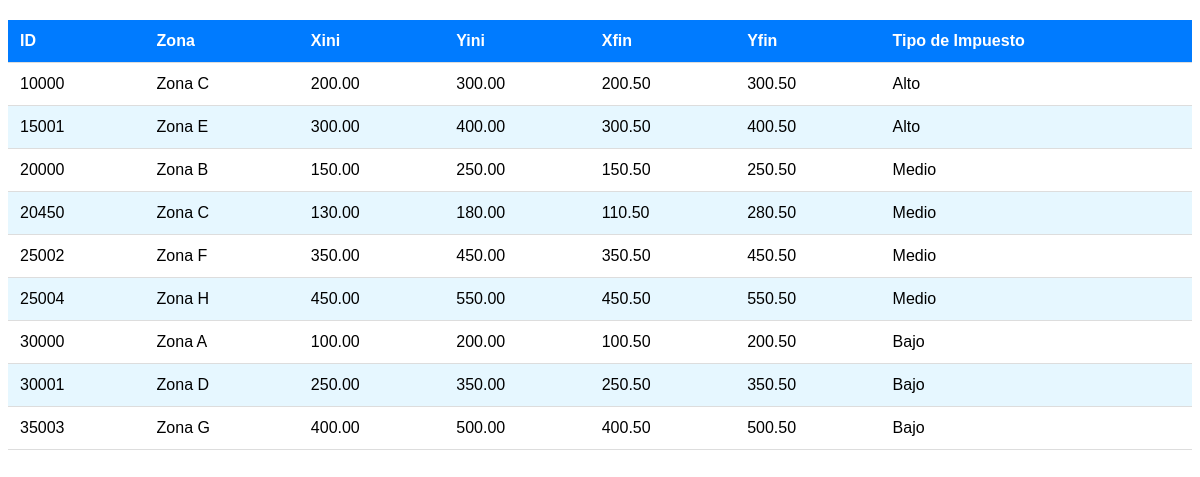
The app's page /preg4/admin.php with its own data.
### tables this page shows
CREATE TABLE `catastro` (
  `id` int(11) NOT NULL,
  `Xfin` decimal(10,2) DEFAULT NULL,
  `Xini` decimal(10,2) DEFAULT NULL,
  `Yfin` decimal(10,2) DEFAULT NULL,
  `Yini` decimal(10,2) DEFAULT NULL,
  `zona` varchar(100) DEFAULT NULL
);

### preg4/admin.php (the view, shortened to what this page needs)
<?php
include 'conexion.inc.php';
$sql = "SELECT * FROM catastro";
$result = mysqli_query($con, $sql);
echo '<table class="table">';
echo '<thead>';
echo '<tr>';
echo '<th>ID</th>';
echo '<th>Zona</th>';
echo '<th>Xini</th>';
echo '<th>Yini</th>';
echo '<th>Xfin</th>';
echo '<th>Yfin</th>';
echo '<th>Tipo de Impuesto</th>';
echo '</tr>';
echo '</thead>';
echo '<tbody>';
while ($fila = mysqli_fetch_assoc($result)) {
    $codigoCatastral = $fila['id'];
    if (substr($codigoCatastral, 0, 1) == '1') {
        $tipoImpuesto = 'Alto';
    } elseif (substr($codigoCatastral, 0, 1) == '2') {
        $tipoImpuesto = 'Medio';
    } elseif (substr($codigoCatastral, 0, 1) == '3') {
        $tipoImpuesto = 'Bajo';
    } else {
        $tipoImpuesto = 'Desconocido';
    }
    echo '<tr>';
    echo '<td>' . $fila['id'] . '</td>';
    echo '<td>' . $fila['zona'] . '</td>';
    echo '<td>' . $fila['Xini'] . '</td>';
    echo '<td>' . $fila['Yini'] . '</td>';
    echo '<td>' . $fila['Xfin'] . '</td>';
    echo '<td>' . $fila['Yfin'] . '</td>';
    echo '<td>' . $tipoImpuesto . '</td>';
    echo '</tr>';
}
echo '</tbody>';
echo '</table>';
?>

### preg4/admin.php (style rules this page uses)
table { width: 100%; border-collapse: collapse; margin: 20px 0; font-size: 1em; font-family: Arial, sans-serif; }
th, td { padding: 12px; text-align: left; border-bottom: 1px solid #ddd; }
th { background-color: #007BFF; color: white; }
tbody tr:nth-child(even) { background-color: #e6f7ff; }

### records on screen
catastro: id "10000", zona "Zona C", Xini "200.00", Yini "300.00", Xfin "200.50", Yfin "300.50", id "Alto"
catastro: id "15001", zona "Zona E", Xini "300.00", Yini "400.00", Xfin "300.50", Yfin "400.50", id "Alto"
catastro: id "20000", zona "Zona B", Xini "150.00", Yini "250.00", Xfin "150.50", Yfin "250.50", id "Medio"
catastro: id "20450", zona "Zona C", Xini "130.00", Yini "180.00", Xfin "110.50", Yfin "280.50", id "Medio"
catastro: id "25002", zona "Zona F", Xini "350.00", Yini "450.00", Xfin "350.50", Yfin "450.50", id "Medio"
catastro: id "25004", zona "Zona H", Xini "450.00", Yini "550.00", Xfin "450.50", Yfin "550.50", id "Medio"
catastro: id "30000", zona "Zona A", Xini "100.00", Yini "200.00", Xfin "100.50", Yfin "200.50", id "Bajo"
catastro: id "30001", zona "Zona D", Xini "250.00", Yini "350.00", Xfin "250.50", Yfin "350.50", id "Bajo"
catastro: id "35003", zona "Zona G", Xini "400.00", Yini "500.00", Xfin "400.50", Yfin "500.50", id "Bajo"
